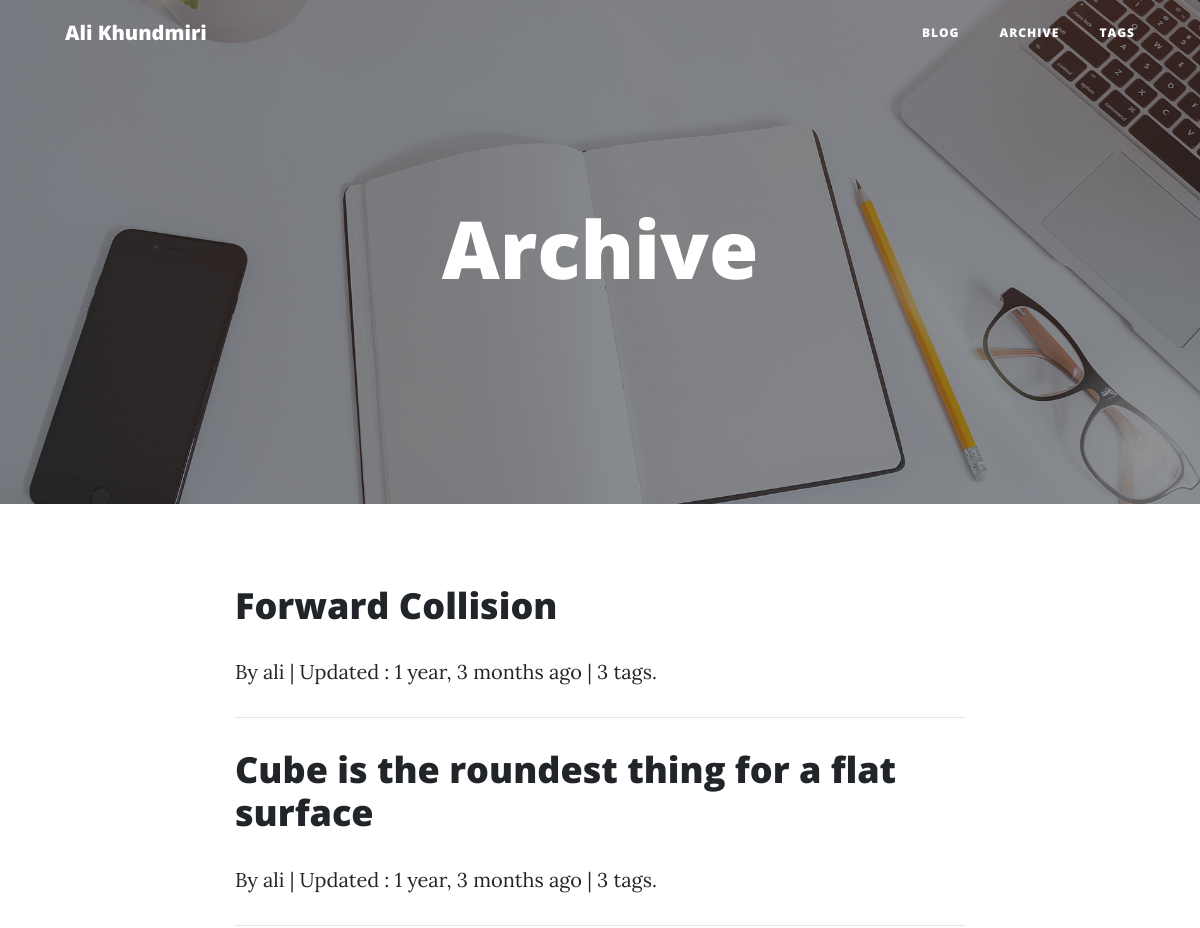
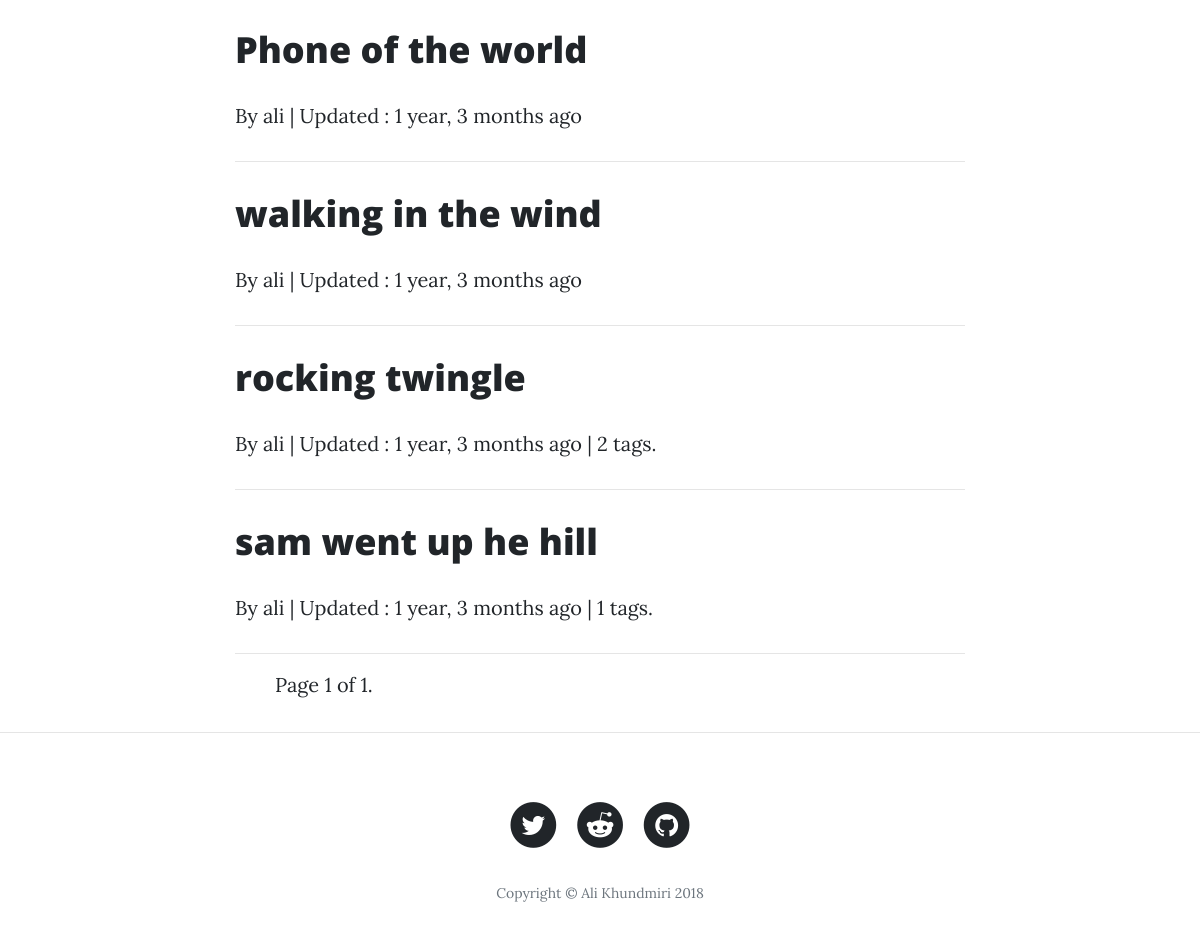
The page /blog/archive on the database its author committed (2 pictures, top to bottom).
### blogs/models.py (models this page shows, shortened)
class Post(models.Model):
    app_name = "Blogs"
    slug = models.SlugField(unique=True)
    title = models.CharField(max_length=300)
    detail = models.TextField(max_length=23000)
    tags = models.ManyToManyField(taggers, null=True, blank=True)
    image = models.ImageField(
        upload_to=upload_location,
        null = True,
        blank = True,
        height_field = "height_field",
        width_field = "width_field",
    )
    height_field = models.IntegerField(default=0)
    width_field = models.IntegerField(default=0)
    draft = models.BooleanField(default=False)
    publish = models.DateField(auto_now=False, auto_now_add=False, default=timezone.now())
    user = models.ForeignKey(settings.AUTH_USER_MODEL, default=1, on_delete=models.CASCADE)
    timestamp = models.DateTimeField(auto_now=False, auto_now_add=True)
    updated = models.DateTimeField(auto_now=True, auto_now_add=False)
    def get_absolute_url(self):
        return reverse("blogs:detail", kwargs={"slug" : self.slug})
    class Meta:
        ordering = ["-timestamp", "-updated"]
    objects = PostBlogManager()

### blogs/views.py (the view)
def blog_archive(request):
    today = timezone.now().date()
    all_tags = taggers.objects.all()
    posting_privilage = False
    all_blogs_list = Post.objects.active()
    if request.user.is_staff or request.user.is_superuser:
        all_blogs_list = Post.objects.all()
        posting_privilage = True
    query = request.GET.get("q")
    if query:
        all_blogs_list = all_blogs_list.filter(
            Q(title__icontains=query)|
            Q(detail__icontains=query)
        ).distinct()
    paginator = Paginator(all_blogs_list, 50) # show 50 Blogs per page
    page_request_var = "page"
    page = request.GET.get(page_request_var)
    try:
        all_blogs = paginator.page(page)
    except PageNotAnInteger:
        all_blogs = paginator.page(1)
    except EmptyPage:
        all_blogs = paginator.page(paginator.num_pages)
    context = {
        "dis_play" : "mode_174",
        "nbar" : "blog",
        'all_blogs' : all_blogs,
        'all_tags' : all_tags,
        "title" : "Blogs",
        "page_request_var" : page_request_var,
        "posting_privilage" : posting_privilage,
        "today" : today
    }
    return render(request, "blogs/blog_n_archive.html", context)

### blogs/models.py (called while the page is built)
    def active(self, *args, **kwargs):
        return super(PostBlogManager, self).filter(draft = False).filter(publish__lte = timezone.now())

### blogs/templates/blogs/blog_n_archive.html (shortened to what this page needs)
{% extends "blog_base.html" %}
{% load staticfiles %}
{% load markdown_deux_tags %}
{% block content %}
<header class="masthead" style="background-image: url({% static 'blog/img/home-bg.jpg' %})">
	<div class="overlay"></div>
	<div class="container">
		<div class="row">
			<div class="col-lg-8 col-md-10 mx-auto">
				<div class="site-heading">
					<h1>Archive</h1>
				</div>
			</div>
		</div>
	</div>
</header>
<div class="container">
	<div class="row">
		<div class="col-lg-8 col-md-10 mx-auto">
			{% for blog in all_blogs %}
			<div class="post-preview">
				<a href="{{ blog.get_absolute_url }}">
					<h4 class="post-title">
						{{ blog.title }}
					</h4>
					<p class="post-meta">
						By {{ blog.user }}
						| {% if blog.timestamp <= blog.updated %}
						Updated : {{ blog.updated|timesince }} ago
						{% else %}
						Added : {{ blog.timestamp|timesince }} ago
						{% endif %}
						{% if blog.tags.all %}
						| {{blog.tags.all|length}} tags.
						{% endif %}
					</p>
				</a>
			</div>
			<hr>
			{% endfor %}
		{% if all_blogs %}
		<div class="pagination col-lg-12 clearfix">
			<ul class="step-links pager">
				<span class="current">
					Page {{ all_blogs.number }} of {{ all_blogs.paginator.num_pages }}.
				</span>
			</ul>
		</div>
		{% endif %}
</div>
</div>
</div>
{% endblock %}

### rows shown on the page
Post: title "Forward Collision", user "ali", updated "1 year, 3 months", tags.all|length "3"
Post: title "Cube is the roundest thing for a flat surface", user "ali", updated "1 year, 3 months", tags.all|length "3"
Post: title "Phone of the world", user "ali", updated "1 year, 3 months"
Post: title "walking in the wind", user "ali", updated "1 year, 3 months"
Post: title "rocking twingle", user "ali", updated "1 year, 3 months", tags.all|length "2"
Post: title "sam went up he hill", user "ali", updated "1 year, 3 months", tags.all|length "1"

### other values the page prints
{{ all_blogs.number }} "1"
{{ all_blogs.paginator.num_pages }} "1"
